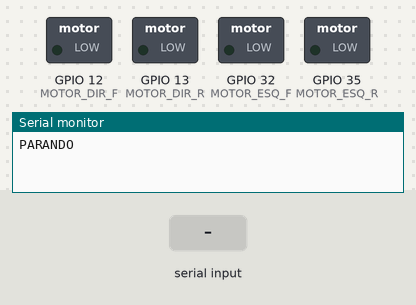
The sketch below on a simulated ESP32. Shown: switched loads named in the sketch (green lamp = pin HIGH), the last lines printed to the serial monitor. The inputs (shaded band) are chosen by the test bench. Nothing arrives over Bluetooth unless stated.

Above: at 1.2 s.
1.3 s: "1" received over the second serial link
At 2.5 s:
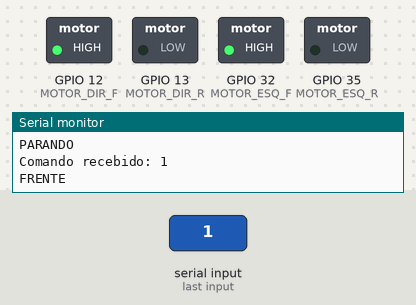
2.8 s: "3" received over the second serial link
At 3.8 s:
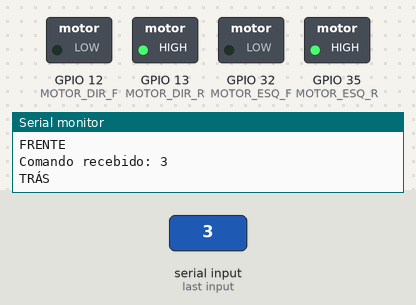
4.3 s: "4" received over the second serial link
At 4.9 s:
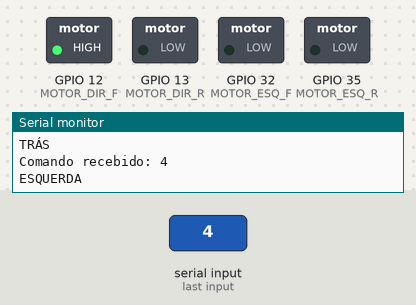
5.8 s: "2" received over the second serial link
At 6.1 s:
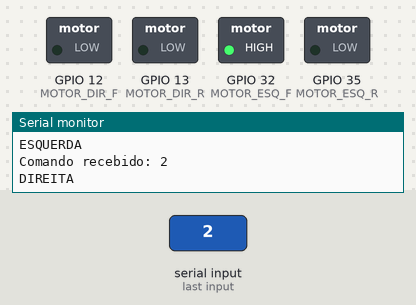
Timing chart, 0 to 8.3 s (numbered marks = the images above; inputs shaded):
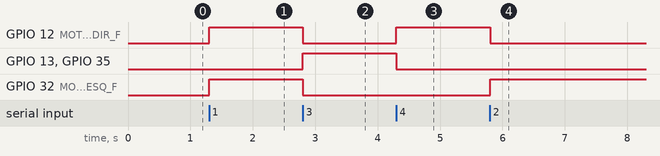

Measured:
- after the input at 1.3 s, GPIO 12 (MOTOR_DIR_F), GPIO 32 (MOTOR_ESQ_F): LOW → HIGH at once
- after the input at 2.8 s, GPIO 12 (MOTOR_DIR_F), GPIO 32 (MOTOR_ESQ_F): HIGH → LOW at once; GPIO 13 (MOTOR_DIR_R), GPIO 35 (MOTOR_ESQ_R): LOW → HIGH at once
- after the input at 4.3 s, GPIO 12 (MOTOR_DIR_F): LOW → HIGH at once; GPIO 13 (MOTOR_DIR_R), GPIO 35 (MOTOR_ESQ_R): HIGH → LOW at once
- after the input at 5.8 s, GPIO 12 (MOTOR_DIR_F): HIGH → LOW at once; GPIO 32 (MOTOR_ESQ_F): LOW → HIGH at once

The sketch:

source_code.ino
```cpp
#include <BluetoothSerial.h>
BluetoothSerial SerialBT;

#define MOTOR_DIR_F 12
#define MOTOR_DIR_R 13
#define MOTOR_ESQ_F 32
#define MOTOR_ESQ_R 35

void setup() {
  Serial.begin(115200);
  SerialBT.begin("Equipe02-Sumo");

  pinMode(MOTOR_DIR_F, OUTPUT);
  pinMode(MOTOR_DIR_R, OUTPUT);
  pinMode(MOTOR_ESQ_F, OUTPUT);
  pinMode(MOTOR_ESQ_R, OUTPUT);

  stopMotors();
}

void loop() {
  if (SerialBT.available()) {
    char comando = SerialBT.read();
    Serial.print("Comando recebido: ");
    Serial.println(comando);

    switch (comando) {
      case '1': moverFrente();     break;
      case '3': moverTras();       break;
      case '4': virarEsquerda();   break;
      case '2': virarDireita();    break;
      default:
        Serial.println("Comando inválido");
        stopMotors();
        break;
    }
  }
}

void moverFrente() {
  Serial.println("FRENTE");
  digitalWrite(MOTOR_DIR_F, HIGH);
  digitalWrite(MOTOR_DIR_R, LOW);
  digitalWrite(MOTOR_ESQ_F, HIGH);
  digitalWrite(MOTOR_ESQ_R, LOW);
}

void moverTras() {
  Serial.println("TRÁS");
  digitalWrite(MOTOR_DIR_F, LOW);
  digitalWrite(MOTOR_DIR_R, HIGH);
  digitalWrite(MOTOR_ESQ_F, LOW);
  digitalWrite(MOTOR_ESQ_R, HIGH);
}

void virarEsquerda() {
  Serial.println("ESQUERDA");
  digitalWrite(MOTOR_DIR_F, HIGH);
  digitalWrite(MOTOR_DIR_R, LOW);
  digitalWrite(MOTOR_ESQ_F, LOW);
  digitalWrite(MOTOR_ESQ_R, LOW);
}

void virarDireita() {
  Serial.println("DIREITA");
  digitalWrite(MOTOR_DIR_F, LOW);
  digitalWrite(MOTOR_DIR_R, LOW);
  digitalWrite(MOTOR_ESQ_F, HIGH);
  digitalWrite(MOTOR_ESQ_R, LOW);
}

void stopMotors() {
  Serial.println("PARANDO");
  digitalWrite(MOTOR_DIR_F, LOW);
  digitalWrite(MOTOR_DIR_R, LOW);
  digitalWrite(MOTOR_ESQ_F, LOW);
  digitalWrite(MOTOR_ESQ_R, LOW);
}
```
